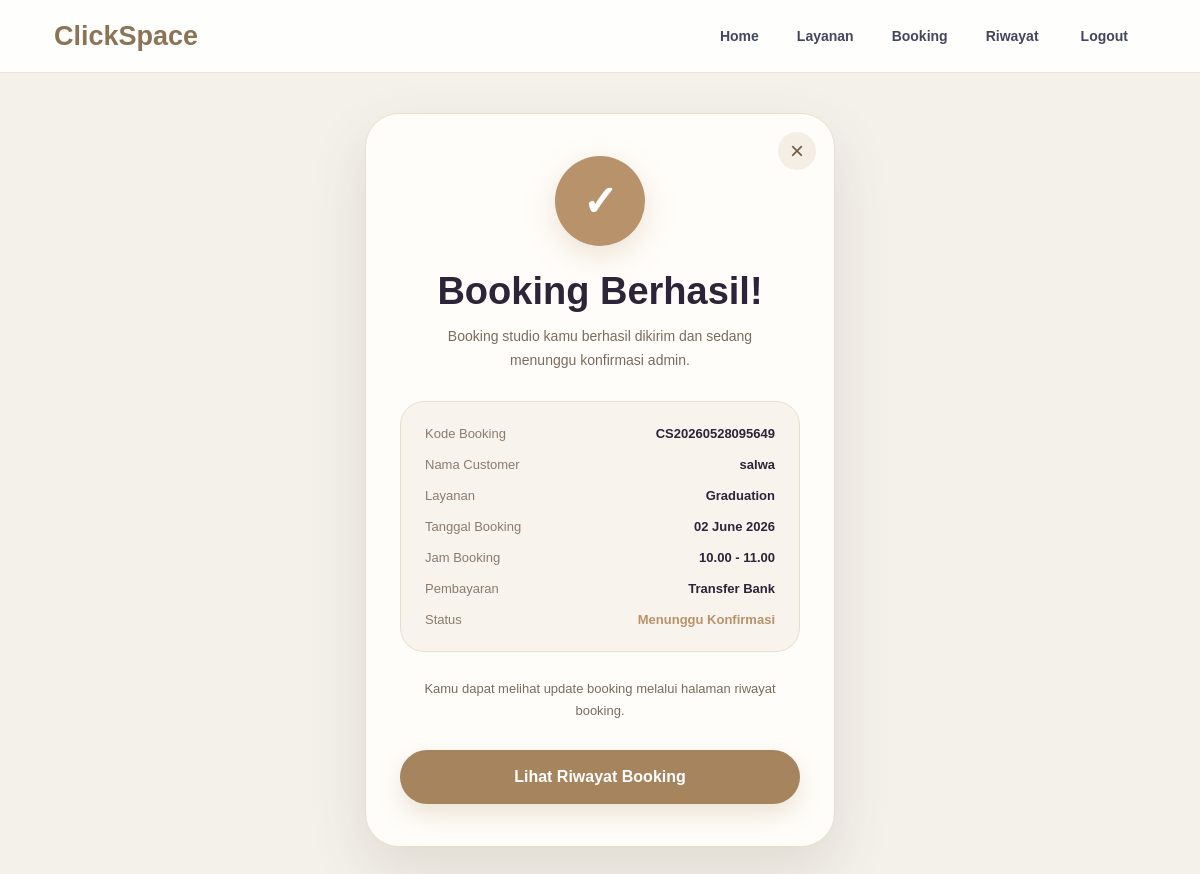
Screenshot of /success.php?kode=CS20260528095649 with the database file from the repository.
### tables this page shows
CREATE TABLE `booking` (
  `id_booking` int NOT NULL AUTO_INCREMENT,
  `kode_booking` varchar(20) NOT NULL,
  `id_user` int NOT NULL,
  `id_layanan` int NOT NULL,
  `nama_customer` varchar(100) NOT NULL,
  `no_whatsapp` varchar(20) NOT NULL,
  `tanggal_booking` date NOT NULL,
  `jam_booking` varchar(50) NOT NULL,
  `metode_pembayaran` varchar(50) NOT NULL,
  `bukti_pembayaran` varchar(255) NOT NULL,
  `total_harga` int NOT NULL,
  `status_booking` enum('Menunggu Konfirmasi','Dikonfirmasi','Selesai','Dibatalkan') DEFAULT 'Menunggu Konfirmasi',
  `created_at` timestamp NULL DEFAULT CURRENT_TIMESTAMP,
  PRIMARY KEY (`id_booking`),
  UNIQUE KEY `kode_booking` (`kode_booking`),
  KEY `id_user` (`id_user`),
  KEY `id_layanan` (`id_layanan`),
  CONSTRAINT `booking_ibfk_1` FOREIGN KEY (`id_user`) REFERENCES `users` (`id_user`) ON DELETE CASCADE,
  CONSTRAINT `booking_ibfk_2` FOREIGN KEY (`id_layanan`) REFERENCES `layanan` (`id_layanan`) ON DELETE CASCADE
);

CREATE TABLE `layanan` (
  `id_layanan` int NOT NULL AUTO_INCREMENT,
  `nama_layanan` varchar(100) NOT NULL,
  `kategori` varchar(100) NOT NULL,
  `durasi` varchar(50) NOT NULL,
  `kapasitas` varchar(50) NOT NULL,
  `fasilitas` varchar(100) NOT NULL,
  `harga` int NOT NULL,
  `deskripsi` text NOT NULL,
  `gambar` varchar(255) NOT NULL,
  PRIMARY KEY (`id_layanan`)
);

### success.php (the view, shortened to what this page needs)
<?php
include "koneksi.php";
$kode_booking = $_GET['kode'];
$query = mysqli_query($conn, "
  SELECT booking.*, layanan.nama_layanan
  FROM booking
  JOIN layanan ON booking.id_layanan = layanan.id_layanan
  WHERE booking.kode_booking='$kode_booking'
");
$data = mysqli_fetch_assoc($query);
?>
<!DOCTYPE html>
<html lang="id">
<head>
  <link rel="stylesheet" href="style.css">
</head>
<body class="success-page">
<header>
  <div class="logo">ClickSpace</div>
  <nav>
    <a href="home-login.php">Home</a>
    <a href="layanan-login.php">Layanan</a>
    <a href="booking-form.php">Booking</a>
    <a href="status.php">Riwayat</a>
    <a href="logout.php" class="btn-login">Logout</a>
  </nav>
</header>
<main class="success-main">
  <section class="success-card">
    <button class="success-close">
      ×
    </button>
    <div class="success-icon">
      ✓
    </div>
    <h1>Booking Berhasil!</h1>
    <p class="success-subtitle">
      Booking studio kamu berhasil dikirim dan sedang menunggu konfirmasi admin.
    </p>
    <div class="success-detail-box">
      <div class="success-item">
        <span>Kode Booking</span>
        <strong><?php echo $data['kode_booking']; ?></strong>
      </div>
      <div class="success-item">
        <span>Nama Customer</span>
        <strong><?php echo $data['nama_customer']; ?></strong>
      </div>
      <div class="success-item">
        <span>Layanan</span>
        <strong><?php echo $data['nama_layanan']; ?></strong>
      </div>
      <div class="success-item">
        <span>Tanggal Booking</span>
        <strong>
          <?php echo date('d F Y', strtotime($data['tanggal_booking'])); ?>
        </strong>
      </div>
      <div class="success-item">
        <span>Jam Booking</span>
        <strong><?php echo $data['jam_booking']; ?></strong>
      </div>
      <div class="success-item">
        <span>Pembayaran</span>
        <strong><?php echo $data['metode_pembayaran']; ?></strong>
      </div>
      <div class="success-item">
        <span>Status</span>
        <strong class="status-waiting">
          Menunggu Konfirmasi
        </strong>
      </div>
    </div>
    <p class="success-note">
      Kamu dapat melihat update booking melalui halaman riwayat booking.
    </p>
    <a href="status.php" class="success-button">
      Lihat Riwayat Booking
    </a>
  </section>
</main>
</body>
</html>

### style.css (style rules this page uses)
* { box-sizing: border-box; }
:root { --bg: #f7f2ea; --line: #eadfce; --text: #3f352b; --muted: #75685b; --primary: #8b7355; --primary-dark: #725c42; --shadow: 0 10px 30px rgba(80, 60, 35, 0.08); --shadow-soft: 0 6px 18px rgba(80, 60, 35, 0.05); }
html, body { min-height: 100%; }
body { margin: 0; min-height: 100vh; font-family: Arial, sans-serif; background: radial-gradient(circle at top left, #fdfaf6 0%, #f7f2ea 40%, #f4eee5 100%); color: var(--text); display: flex; flex-direction: column; }
main { flex: 1; }
header { background: rgba(255, 255, 255, 0.9); border-bottom: 1px solid rgba(234, 223, 206, 0.8); padding: 18px 54px; display: flex; justify-content: space-between; align-items: center; flex-direction: row; }
.logo { font-size: 27px; font-weight: bold; color: var(--primary); }
nav { display: flex; align-items: center; justify-content: flex-end; gap: 10px; flex-wrap: wrap; }
nav a { text-decoration: none; color: #43465f; font-weight: bold; font-size: 14px; padding: 10px 14px; border-radius: 999px; }
.btn-login { background-color: transparent; color: #43465f !important; padding: 10px 18px; border-radius: 999px; }
.success-page { background: #f4f1eb; min-height: 100vh; }
.success-main { min-height: calc(100vh - 82px); display: flex; justify-content: center; align-items: center; padding: 40px 20px; }
.success-card { position: relative; width: min(470px, 95%); background: #fffdf9; border: 1px solid #eadfce; border-radius: 34px; padding: 42px 34px; text-align: center; box-shadow: 0 24px 60px rgba(80, 60, 35, 0.12); }
.success-close { position: absolute; top: 18px; right: 18px; width: 38px; height: 38px; border: none; border-radius: 50%; background: #f5eee4; color: #6d5c49; font-size: 24px; cursor: pointer; }
.success-icon { width: 90px; height: 90px; margin: 0 auto 24px; border-radius: 50%; background: #b7926a; color: white; display: flex; justify-content: center; align-items: center; font-size: 42px; font-weight: bold; box-shadow: 0 10px 30px rgba(183,146,106,0.25); }
.success-card h1 { margin: 0 0 12px; color: #2c2438; font-size: 38px; }
.success-subtitle { margin: 0 auto 28px; width: min(330px, 100%); color: #7a6b5d; line-height: 1.7; font-size: 14px; }
.success-detail-box { background: #f8f3ec; border: 1px solid #eadfce; border-radius: 24px; padding: 24px; margin-bottom: 26px; text-align: left; }
.success-item { display: flex; justify-content: space-between; gap: 16px; margin-bottom: 16px; }
.success-item:last-child { margin-bottom: 0; }
.success-item span { color: #8b7b6d; font-size: 13px; }
.success-item strong { color: #2c2438; font-size: 13px; text-align: right; }
.status-waiting { color: #b7926a !important; }
.success-note { color: #7a6b5d; font-size: 13px; line-height: 1.7; margin-bottom: 28px; }
.success-button { width: 100%; height: 54px; border-radius: 999px; background: #a6845e; color: white; text-decoration: none; font-weight: bold; display: flex; justify-content: center; align-items: center; transition: 0.3s; box-shadow: 0 10px 24px rgba(166,132,94,0.22); }

### rows the page displays
booking: kode_booking "CS20260528095649", nama_customer "salwa", id_layanan.nama_layanan "Graduation", tanggal_booking "02 June 2026", jam_booking "10.00 - 11.00", metode_pembayaran "Transfer Bank"
